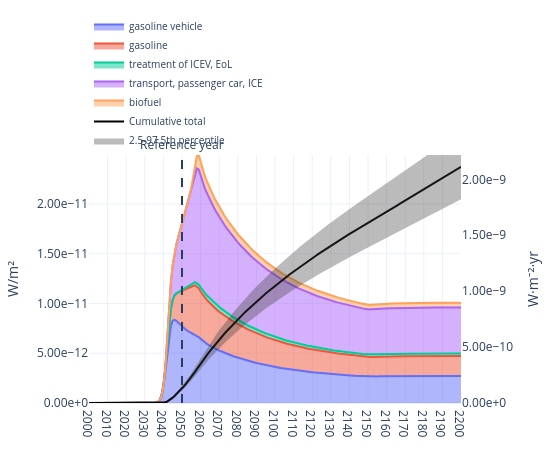

Notebook source saved alongside this figure:
### Markdown cell above
### Plot radiative forcing (median + quantile band)

By default, this plots the 50th quantile values from the ensemble of climate configurations.

### Code cell
fig_rf = plot_rf(
    trails,
    by='root activity', # or by "flow"
    year_range=(2000, 2200),
    year_tick=10,
    reference_year=2050,
)
fig_rf

### Figure 1 — Plotly figure (JSON) as saved in the notebook; plotly's stock layout.template omitted (floating-point values rounded to 4 significant figures; data arrays with more than 128 entries replaced by an {"elided": "..."} marker saying what was removed)
{"data": [{"hovertemplate": "<b>%{meta}</b><br>Year: %{x}<br>W/m²: %{y:.6g}<extra></extra>", "legendgroup": "root::10", "meta": "gasoline vehicle", "mode": "lines", "name": "gasoline vehicle", "showlegend": true, "stackgroup": "positive", "type": "scatter", "x": {"elided": "201 int values"}, "y": {"elided": "201 float values"}}, {"hovertemplate": "<b>%{meta}</b><br>Year: %{x}<br>W/m²: %{y:.6g}<extra></extra>", "legendgroup": "root::11", "meta": "gasoline", "mode": "lines", "name": "gasoline", "showlegend": true, "stackgroup": "positive", "type": "scatter", "x": {"elided": "201 int values"}, "y": {"elided": "201 float values"}}, {"hovertemplate": "<b>%{meta}</b><br>Year: %{x}<br>W/m²: %{y:.6g}<extra></extra>", "legendgroup": "root::12", "meta": "treatment of ICEV, EoL", "mode": "lines", "name": "treatment of ICEV, EoL", "showlegend": true, "stackgroup": "positive", "type": "scatter", "x": {"elided": "201 int values"}, "y": {"elided": "201 float values"}}, {"hovertemplate": "<b>%{meta}</b><br>Year: %{x}<br>W/m²: %{y:.6g}<extra></extra>", "legendgroup": "root::13", "meta": "transport, passenger car, ICE", "mode": "lines", "name": "transport, passenger car, ICE", "showlegend": true, "stackgroup": "positive", "type": "scatter", "x": {"elided": "201 int values"}, "y": {"elided": "201 float values"}}, {"hovertemplate": "<b>%{meta}</b><br>Year: %{x}<br>W/m²: %{y:.6g}<extra></extra>", "legendgroup": "root::16", "meta": "biofuel", "mode": "lines", "name": "biofuel", "showlegend": true, "stackgroup": "positive", "type": "scatter", "x": {"elided": "201 int values"}, "y": {"elided": "201 float values"}}, {"hovertemplate": "<b>Cumulative total</b><br>Year: %{x}<br>W·m⁻²·yr: %{y:.6g}<extra></extra>", "line": {"color": "black", "width": 2}, "mode": "lines", "name": "Cumulative total", "showlegend": true, "type": "scatter", "x": {"elided": "201 int values"}, "y": {"elided": "201 float values"}, "yaxis": "y2"}, {"hoverinfo": "skip", "line": {"width": 0}, "mode": "lines", "showlegend": false, "type": "scatter", "x": {"elided": "201 int values"}, "y": {"elided": "201 float values"}, "yaxis": "y2"}, {"fill": "tonexty", "fillcolor": "rgba(60,60,60,0.35)", "line": {"width": 0}, "mode": "lines", "name": "2.5-97.5th percentile", "type": "scatter", "x": {"elided": "201 int values"}, "y": {"elided": "201 float values"}, "yaxis": "y2"}], "layout": {"annotations": [{"showarrow": false, "text": "Reference year", "x": 2050, "xanchor": "center", "xref": "x", "y": 1, "yanchor": "bottom", "yref": "y domain"}, {"showarrow": false, "text": "Radiative forcing by gas/flow", "x": 0.5, "xanchor": "center", "xref": "paper", "y": -0.2, "yanchor": "top", "yref": "paper"}], "height": 450, "hoverlabel": {"align": "left", "font": {"size": 11}}, "hovermode": "x unified", "legend": {"entrywidth": 260, "entrywidthmode": "pixels", "font": {"size": 10}, "groupclick": "togglegroup", "orientation": "h", "tracegroupgap": 0, "x": 0, "xanchor": "left", "y": 1, "yanchor": "bottom"}, "margin": {"b": 40, "l": 60, "r": 60, "t": 119}, "shapes": [{"line": {"dash": "dash", "width": 2}, "type": "line", "x0": 2050, "x1": 2050, "xref": "x", "y0": 0, "y1": 1, "yref": "y domain"}], "title": {"text": "", "x": 0.5, "xanchor": "center"}, "width": 550, "xaxis": {"dtick": 10, "range": [2000, 2200], "showgrid": true, "tick0": 2000, "tickmode": "linear"}, "yaxis": {"exponentformat": "e", "range": [0, 2.491e-11], "showexponent": "all", "showgrid": true, "tickformat": ".2e", "title": {"text": "W/m²"}, "type": "linear"}, "yaxis2": {"exponentformat": "e", "overlaying": "y", "range": [0, 2.217e-09], "showexponent": "all", "showgrid": false, "side": "right", "tickformat": ".2e", "title": {"text": "W·m⁻²·yr"}}}}
